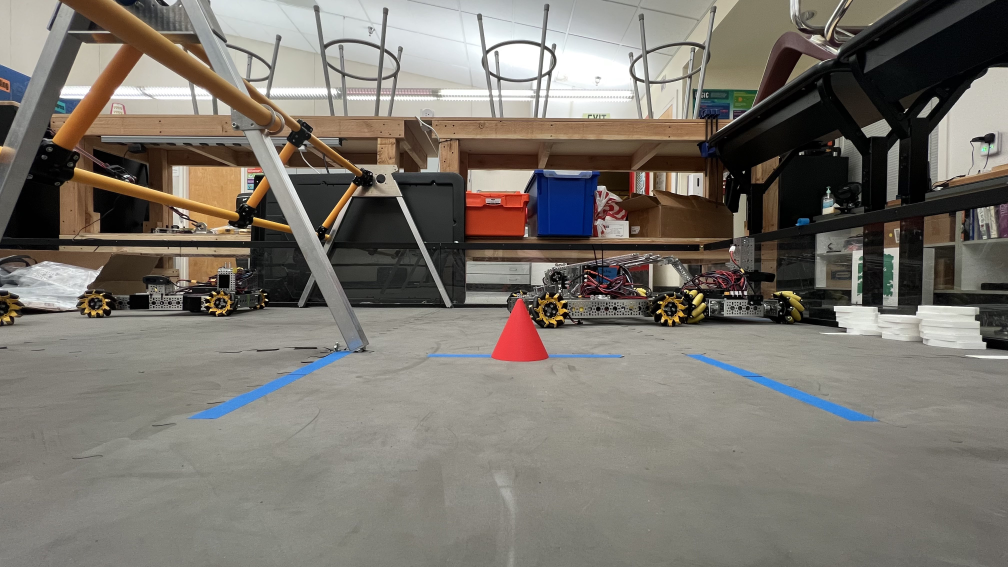
#> input picture cv_test/pics/reference/IMG_2338.jpg, 4032 x 2268 px (shown at 1/4 size); its folder holds only this picture in this run
$ python vision.py
#> lines starting #> are read from the running program, lines starting #| are printed output that depends on the picture; after the words box and inside, x2 and y2 are one past the last pixel; in counts of white or black regions, pixels touching at a corner belong together
import cv2 as cv
import numpy as np
import os
#read the image
#len_files = len([name for name in os.listdir('./pics/reference/') if os.path.isfile(name)])
count = 0
dir_path = "./pics/reference"
for path in os.listdir(dir_path):
    if os.path.isfile(os.path.join(dir_path,path)):
        count += 1

for i in range(count):

    image = cv.imread(f"./pics/reference/IMG_23{38+i}.jpg")
#> image is the input picture: shape (2268, 4032, 3); mean B, G, R 108.3, 116, 121.2
    print(f"Image {i} processing")
    #convert the image to RGB (images are read in BGR in OpenCV)
    image = cv.cvtColor(image, cv.COLOR_BGR2RGB)
    #split the image into its three channels
    (R,G,B) = cv.split(image)
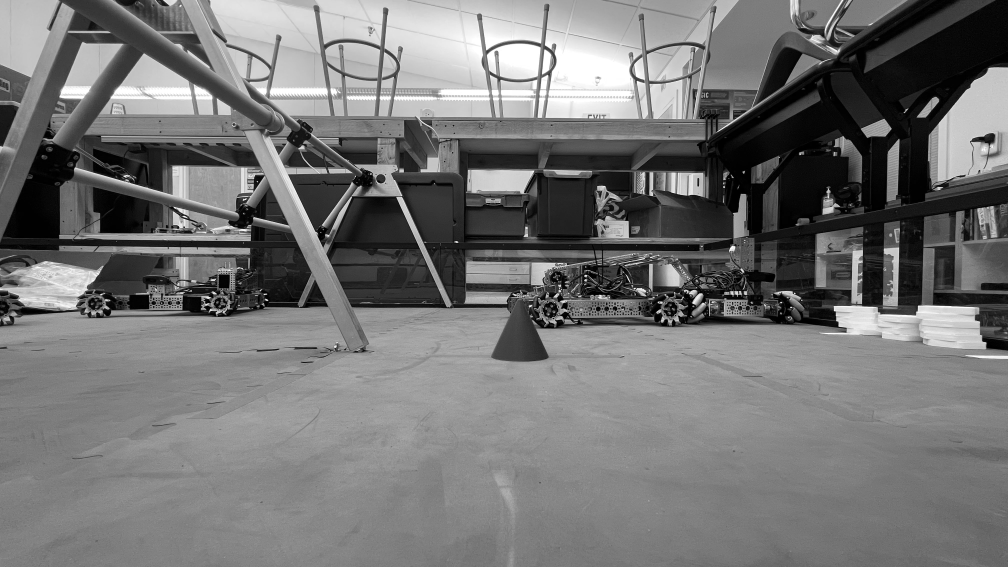
#> G: shape (2268, 4032) (shown at 1/4 size); min 0, max 255, mean 116
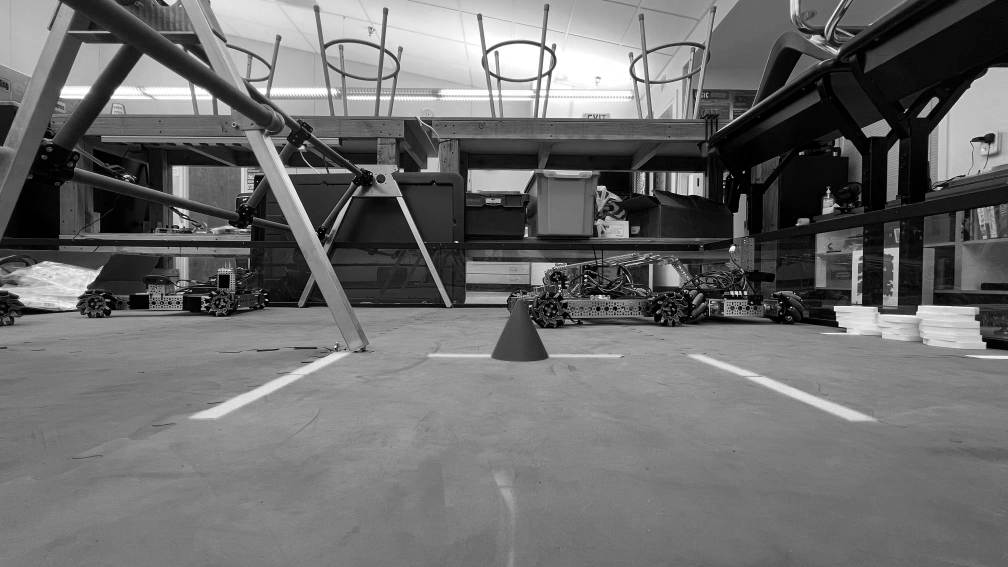
#> B: shape (2268, 4032) (shown at 1/4 size); min 0, max 255, mean 108.3


    R = cv.subtract(R,G)
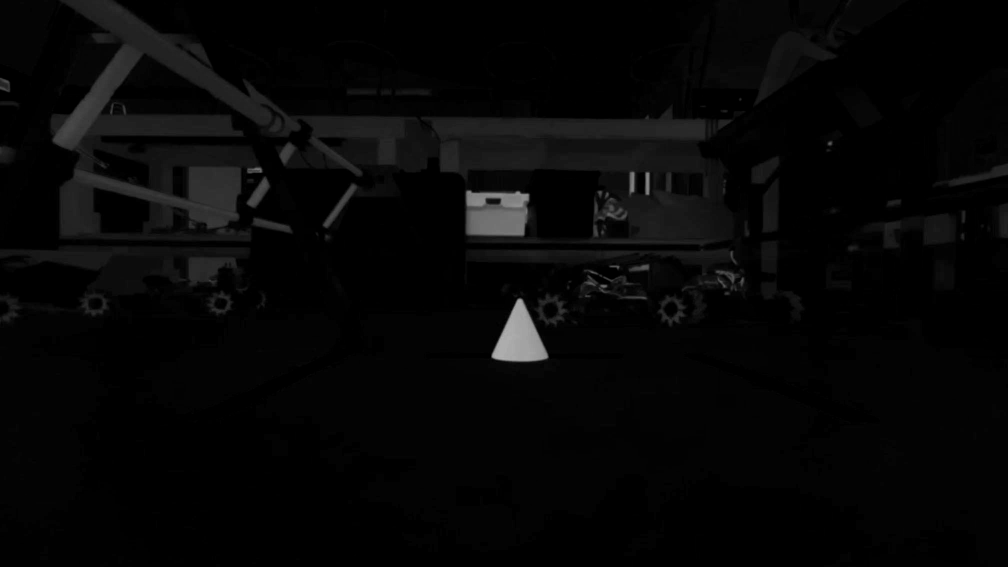
#> R: shape (2268, 4032) (shown at 1/4 size); min 0, max 180, mean 6.4
    R = cv.subtract(R,B)
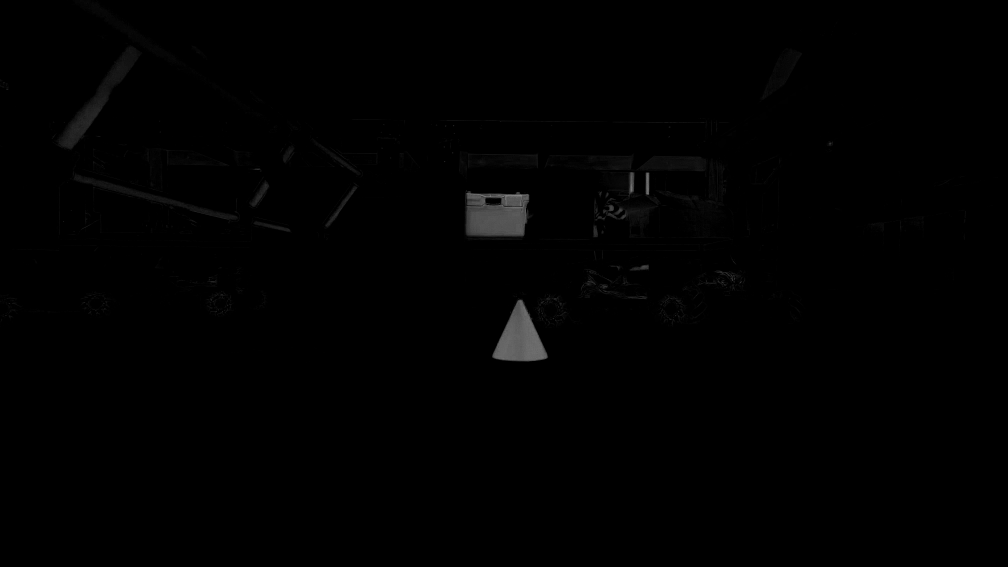
#> R: shape (2268, 4032) (shown at 1/4 size); min 0, max 149, mean 1.1

    #create named windows for each of the images we are going to display

    #cv.namedWindow("Red - Green", cv.WINDOW_AUTOSIZE)

    #display the images
    R2 = cv.resize(R,(1008,567))
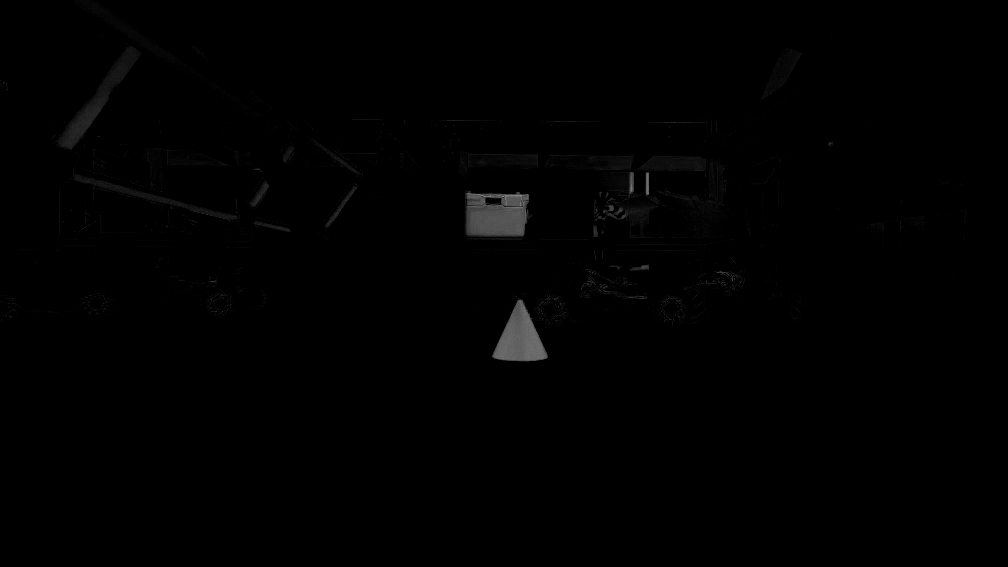
#> R2: shape (567, 1008); min 0, max 134, mean 1.1

    #cv.imshow("Red - Green", R2)
    cv.imwrite(f"./pics/results/RedMinusGreenAndBlue{i}.jpg",R2)

    ################
    image = cv.imread(f"./pics/results/RedMinusGreenAndBlue{i}.jpg")
#> image: shape (567, 1008, 3); min 0, max 135, mean 1.2
    gray = cv.cvtColor(image, cv.COLOR_BGR2GRAY)

    # Find Canny edges
    edged = cv.Canny(gray, 30, 200)
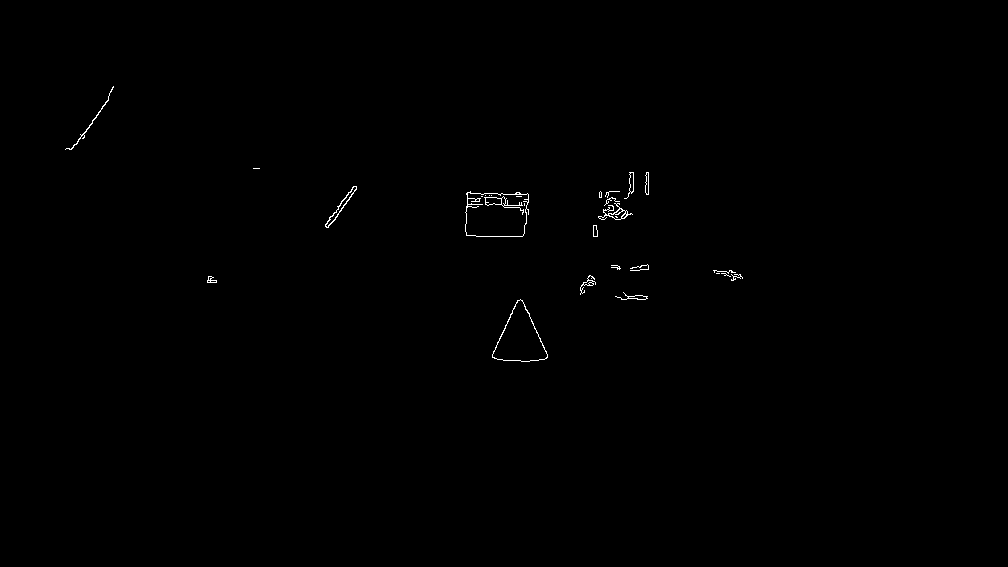
#> edged: shape (567, 1008); 0.27% white in thin lines or dots, all inside (x1, y1, x2, y2) = (65, 86, 743, 362)
    contours, hierarchy = cv.findContours(edged,
        cv.RETR_EXTERNAL, cv.CHAIN_APPROX_NONE)
#> contours = 21 contours, 10 with area under 20; largest, box (x1, y1, x2, y2) and area: (465, 191, 529, 237) 2544, (492, 299, 548, 362) 1924, (325, 186, 357, 228) 204, (598, 203, 633, 220) 142, (624, 172, 634, 199) 71

    new_contours = []
    for c in contours:
        if len(c) > 150:
            approx = cv.approxPolyDP(c, 0.03*cv.arcLength(c, True), True)  # form approximations of the shapes ...
            if len(approx) == 3:
                new_contours.append(c)
#> this loop made 21 passes
#> approx on passes 1, 16: [[517, 300], [492, 357], [544, 359]], [[466, 193], [466, 235], [523, 235], [527, 193]]
#> after the loop, new_contours = 1 contour; box (x1, y1, x2, y2) and area: (492, 299, 548, 362) 1924

    cv.drawContours(image, new_contours, -1, (0, 255, 0), 3)
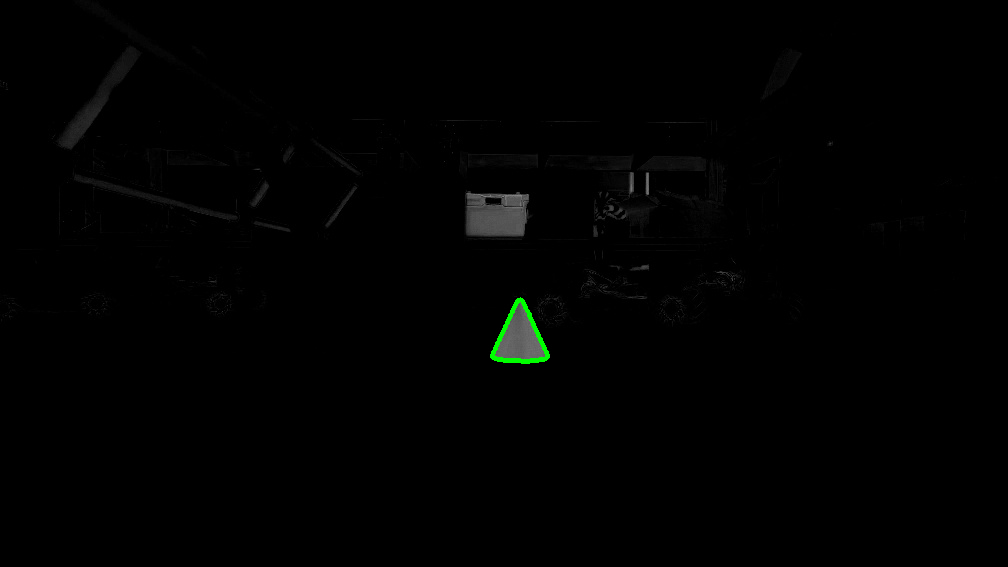
#> image: shape (567, 1008, 3); mean B, G, R 1.1, 1.5, 1.1

    #cv.imshow('Canny Edges After Contouring', edged)

    #cv.imshow("Cool outlines",image)
    cv.waitKey(0)

    cv.imwrite(f"./pics/results/RMGABOutlines{i}.jpg",image)
    if cv.waitKey(0):
#> (key Esc is pressed here)
        cv.destroyAllWindows()
